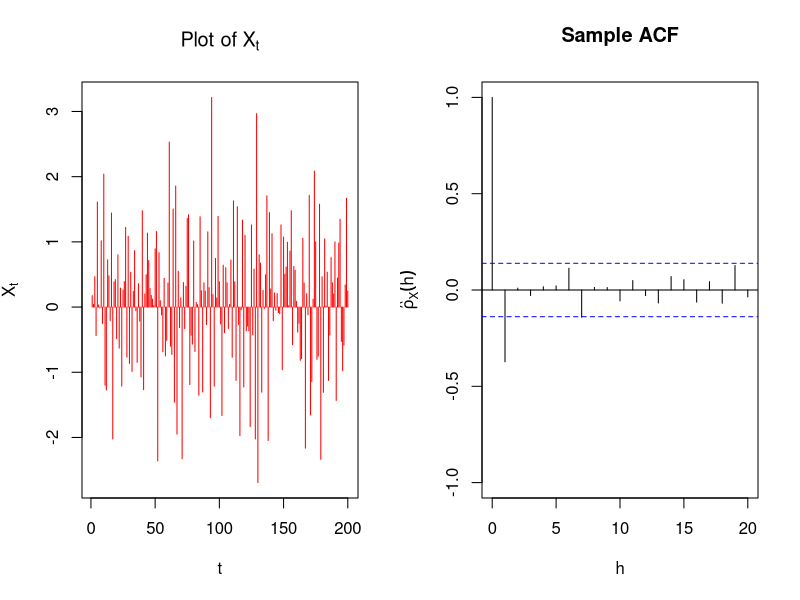
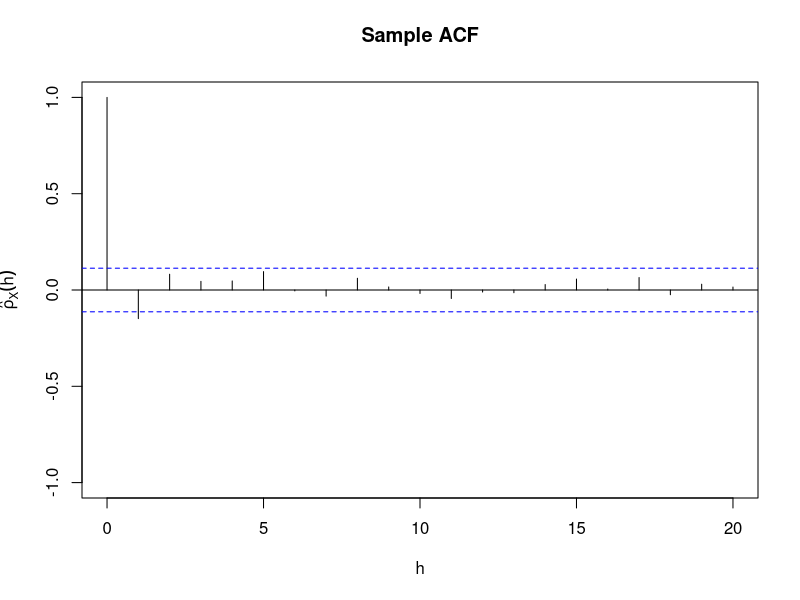

The R source for these figures, in order:
## ---- chunk 1
set.seed(300)
ma.1=arima.sim(model=list(ma=c(-.5),sd=1),n=200)
op = par(mfrow = c(1,2))
plot(ma.1,type = "h",
  main = expression("Plot of"~"X"[t]),
  col = "red",
  ylab = expression("X"[t]),
  xlab = "t")
acf(ma.1,lag.max = 20,
  main = "Sample ACF",
  ylim = c(-1,1),
  xlab = "h",
  ylab = expression(hat(rho)[X](h)))
acf(ma.1,lag.max = 20,plot=F)
par(op)
## ---- chunk 2
set.seed(300)
ma.2=arima.sim(model=list(ma=c(-2,8),sd=1),n=300)
acf(ma.2,lag.max = 20,
  main = "Sample ACF",
  ylim = c(-1,1),
  xlab = "h",
  ylab = expression(hat(rho)[X](h)))
acf(ma.2,lag.max=20,plot = F)
ma.2.30000=arima.sim(model=list(ma=c(-2,8),sd=1),n=30000)
acf(ma.2.30000,lag.max=20,plot = F)
